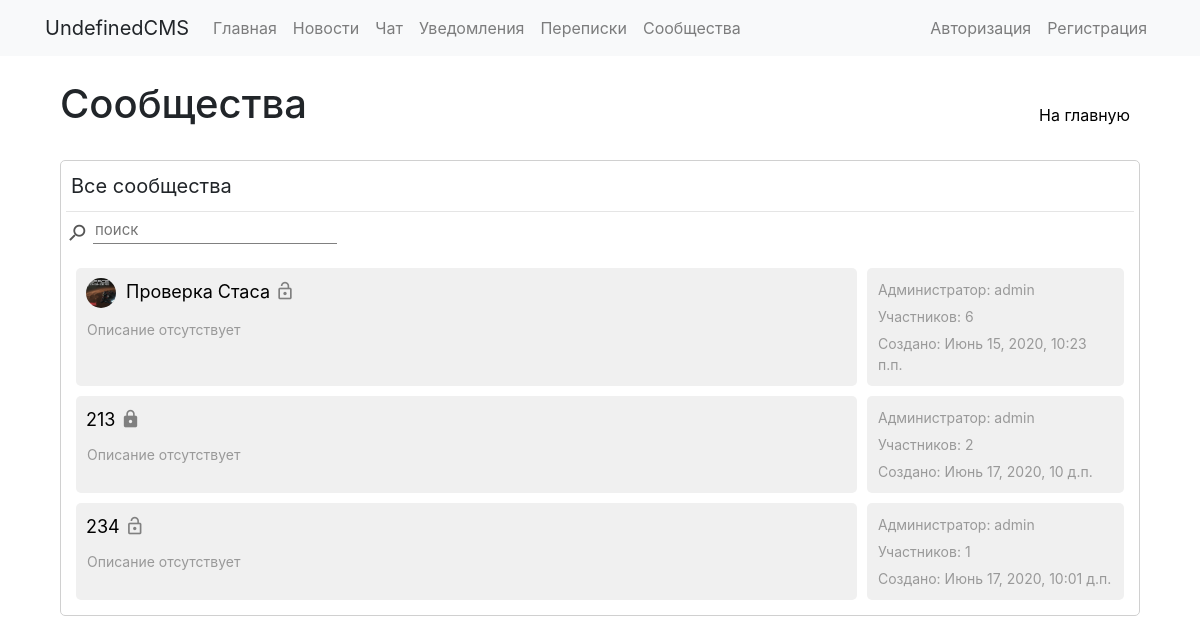
The app's page /groups/ with its own data.
### communities/models.py (models this page shows)
class Group(models.Model):
	groupname = models.CharField(max_length=40)
	image = models.ImageField(upload_to='groups/groupimages', default=False)
	slug = models.SlugField(max_length=40, unique=True)
	description = models.TextField(blank=True)
	public = models.BooleanField(default=True)
	allowarticles = models.IntegerField(default=2)
	pubdate = models.DateTimeField('date published', default=datetime.now())
	admin = models.ForeignKey(User, on_delete=models.CASCADE, null=True, blank=True, related_name='groups_admins')
	editors = models.ManyToManyField(User, blank=True, related_name='groups_editors')
	subscribers = models.ManyToManyField(User, blank=True, related_name='groups_subs')
	subrequests = models.ManyToManyField(User, blank=True, related_name='groups_requests')
	banned = models.ManyToManyField(User, blank=True, related_name='groups_banned')
	def __str__(self):
		return self.groupname

### communities/views.py (the view)
# urls.py: 2. Add a URL to urlpatterns:  path('', views.home, name='home')
def home(request):
    groups = Group.objects.annotate(members=models.Count('subscribers') + models.Count('editors')).order_by('-members')
    context = {'groups': groups}
    return render(request, 'communities/base.html', context)

### communities/templates/communities/base.html (shortened to what this page needs)
{% extends "base_general.html" %}
{% load static %}
{% block links %}
  <link rel="stylesheet" href="{% static 'communities/css/style.css' %}"/>
{% endblock %}
{% block content %}
  <div class="inline-wrapper">
    <h1>Сообщества</h1>
    <a class="button1" href="../">На главную</a>
  </div>
  <br>
  <div class="plate">
    <div class="inline-wrapper">
      {% if request.user.is_authenticated %}
        <div class="button0" onclick="showgroups('groups_list')">Все сообщества</div>
        <div class="button0" onclick="showgroups('admin_groups_list')">Вы администратор {{ request.user.groups_admins.count }}</div>
        <div class="button0" onclick="showgroups('subs_groups_list')">Вы подписаны {{ request.user.groups_subs.count }}</div>
        <div class="button0" onclick="showgroups('editors_groups_list')">Вы редактор {{ request.user.groups_editors.count }}</div>
        <div class="button0" onclick="showgroups('banned_groups_list')">Вы заблокированы {{ request.user.groups_banned.count }}</div>
        <div class="button0" onclick="showgroups('requests_groups_list')">Заявки {{ request.user.groups_requests.count }}</div>
      {% else %}
        <div class="text1">Все сообщества</div>
      {% endif %}
    </div>
    <hr>
    <div class="inline-wrapper">
      <div class="inline-wrapper">
        <i class="material-icons icon2 flip-vertical" style="margin-top: 5px; margin-right: 5px;">search</i>
        <input id="main_groups_search" class="input2" type="text" placeholder="поиск" onkeyup="searchlist('groups_list', this.value)">
      </div>
    </div>
    <br>
    <div id='groups_list' class="main_groups_list" style="margin-right: 10px; margin-left: 10px;">
      {% for group in groups %}
        <div class="inline-wrapper" name='{{ group }}'>
          <div class="solid" style="width: calc(75% - 5px);">
            <div class="inline-wrapper">
              <div class="inline-wrapper">
                <img class="small-img" src="{{ group.image.url }}" alt="" onError="removeElement(this)">
                <div class="text2-1"><a class="link1" href="{{ group.slug }}">{{ group }}</a></div>
                {% if group.public %}
                  <i class="material-icons icon1" style="margin-top: 8px;" title="открытое сообщество">lock_open</i>
                {% else %}
                  <i class="material-icons icon1" style="margin-top: 8px;" title="закрытое сообщество">lock</i>
                {% endif %}
              </div>
            </div>
            {% if group.description %}
              <div class="text3">{{ group.description }}</div>
            {% else %}
              <div class="text3">Описание отсутствует</div>
            {% endif %}
          </div>
          <div class="solid" style="width: calc(25% - 5px);">
            <div class="text3">Администратор: {{ group.admin }}</div>
            <div class="text3">Участников: {{ group.subscribers.count|add:group.editors.count|add:1 }}</div>
            <div class="text3">Создано: {{ group.pubdate }}</div>
          </div>
        </div>
      {% empty %}
        <div class="text2">Здесь ничего нет</div>
      {% endfor %}
    </div>
  </div>
{% endblock %}

### static/communities/css/style.css (style rules this page uses)
hr { margin: 5px 0px; }
html { overflow-y: scroll; }
* { box-sizing: border-box; text-decoration: none; outline: none; list-style-type: none; height: auto; }
a { color: black; text-decoration: none; }
i, img { -webkit-touch-callout: none; -webkit-user-select: none; -khtml-user-select: none; -moz-user-select: none; -ms-user-select: none; user-select: none; }
.plate { padding: 5px; border: 1px solid #D0D0D0; border-radius: 5px; margin-bottom: 10px; background-color: white; }
.solid { padding: 5px; background-color: #F0F0F0; border-radius: 5px; margin-bottom: 10px; }
.inline-wrapper { display: flex; justify-content: space-between; }
.text1 { margin: 5px; font-size: 20px; white-space: pre-line; }
.text2-1 { margin: 5px; font-size: 18px; white-space: pre-line; }
.text3 { margin: 6px; font-size: 14px; color: #999; white-space: pre-line; }
.button1 { text-align: center; height: 40px; padding: 7px 10px; border-radius: 10px; cursor: pointer; transition: 0.2s; margin-top: auto; }
.input2 { font-size: 15px; min-width: 100px; border: none; border-bottom: 1px solid grey; }
.flip-vertical { -moz-transform: scale(-1, 1); -webkit-transform: scale(-1, 1); -o-transform: scale(-1, 1); transform: scale(-1, 1); filter: FlipH; -ms-filter: "FlipH"; }
.small-img { object-fit: cover; width: 30px; height: 30px; border-radius: 20px; margin: 5px; }
.icon1 { color: grey; font-size: 20px; }
.icon2 { color: #555; font-size: 22px; }

### records on screen
Group: image (picture), groupname "Проверка Стаса", public True (drawn), description "Описание отсутствует", admin "admin", subscribers.count|add "6", pubdate "Июнь 15, 2020, 10:23 п.п."
Group: groupname "213", public False (drawn), description "Описание отсутствует", admin "admin", subscribers.count|add "2", pubdate "Июнь 17, 2020, 10 д.п."
Group: groupname "234", public True (drawn), description "Описание отсутствует", admin "admin", subscribers.count|add "1", pubdate "Июнь 17, 2020, 10:01 д.п."
